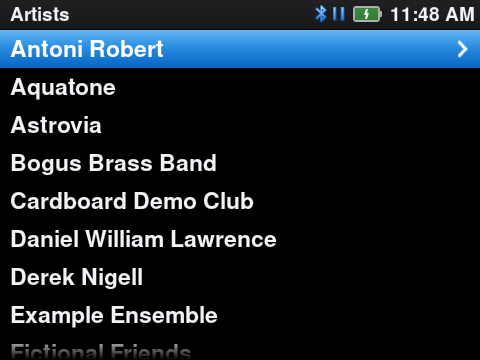
#> input picture site/media/artists-d.png, 480 x 360 px
$ python build_boot_logo.py ../site/media/artists-d.png out.png
#> lines starting #> are read from the running program, lines starting #| are printed output that depends on the picture
#!/usr/bin/env python3
"""Builds an MTK "LOGO" boot-splash partition (logo.bin) for the
Innioasis Y1 and Y2 devices.

The MTK LK (Little Kernel) bootloader expects a container holding 39 image streams:
  - Stream 0:  Primary boot logo (displayed during startup)
  - Stream 1-37: Battery charging animations, battery percentage numbers, low battery warnings
  - Stream 38: Secondary boot logo / fastboot splash

Container layout reverse-engineered from stock MTK firmware (tools/rom_assets/logo_stock_innioasis.bin):
  - Offset 0-3:   Magic 0x58881688 (88 16 88 58 in LE)
  - Offset 4-7:   uint32 LE total_size (partition data size read by mboot_common_load_logo)
  - Offset 8-11:  ASCII "LOGO"
  - Offset 12-511: Reserved MTK partition header padding (copied from stock reference)
  - Offset 512:   uint32 LE frame_count (39)
  - Offset 516:   uint32 LE total_size (cumulative size of table + all streams)
  - Offset 520..: frame_count x uint32 LE cumulative byte offsets measured from byte 512:
                  offset[0] = 520 + 4 * count - 512 = 164 (start of stream 0)
                  offset[i] = offset[i-1] + len(stream[i-1])
  - Offset 512 + offset[i]: zlib-compressed streams.
    Stream 0 and 38 are 480x360 RGB565 raw frames (345,600 bytes uncompressed).

Usage:
  python3 tools/build_boot_logo.py
  python3 tools/build_boot_logo.py docs/icons/icon.png tools/rom_assets/logo_classy.bin
  python3 tools/build_boot_logo.py "Classy" output/logo.bin
"""
import os
import struct
import sys
import zlib

from PIL import Image, ImageDraw, ImageFont
import numpy as np

W, H = 480, 360
FONT_PATH = "/usr/share/fonts/liberation/LiberationSans-Bold.ttf"
FONT_SIZE = 44

SCRIPT_DIR = os.path.dirname(os.path.abspath(__file__))
REPO_ROOT = os.path.dirname(SCRIPT_DIR)

DEFAULT_REFERENCE_LOGO = os.path.join(SCRIPT_DIR, "rom_assets", "logo_stock_innioasis.bin")
DEFAULT_ICON_PATH = os.path.join(REPO_ROOT, "docs", "icons", "icon.png")
DEFAULT_OUT_PATH = os.path.join(SCRIPT_DIR, "rom_assets", "logo_classy.bin")


def render_logo_image(icon_path: str, size: int = 320) -> Image.Image:
    """Renders a logo image centered on a 480x360 black canvas.
    A target size of 320px yields a 230px wide wordmark from docs/icons/icon.png,
    matching the footprint of the previous boot logo while preserving optical centering.
    """
#> called with icon_path = '../site/media/artists-d.png', size = 320
    icon = Image.open(icon_path).convert("RGBA")
    icon_resized = icon.resize((size, size), Image.Resampling.LANCZOS)
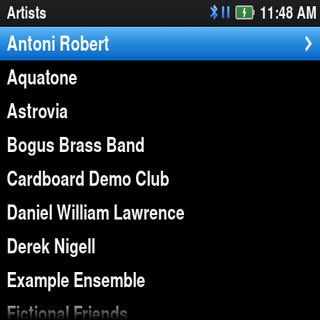
#> icon_resized: PIL image 320x320 RGBA; mean R, G, B, A 22.5, 32, 40.4, 255

    canvas = Image.new("RGB", (W, H), (0, 0, 0))
#> canvas: PIL image 480x360 RGB; every value is 0
    offset = ((W - size) // 2, (H - size) // 2)
    canvas.paste(icon_resized, offset, icon_resized)
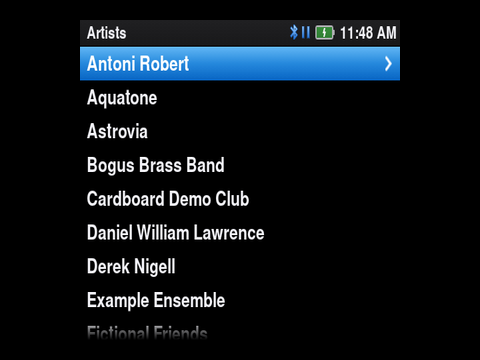
#> canvas: PIL image 480x360 RGB; mean R, G, B 13.3, 19, 23.9
    return canvas


def render_text_image(text: str) -> Image.Image:
    img = Image.new("RGB", (W, H), (0, 0, 0))
    draw = ImageDraw.Draw(img)
    font = ImageFont.truetype(FONT_PATH, FONT_SIZE)
    bbox = draw.textbbox((0, 0), text, font=font)
    tw, th = bbox[2] - bbox[0], bbox[3] - bbox[1]
    x = (W - tw) / 2 - bbox[0]
    y = (H - th) / 2 - bbox[1]
    draw.text((x, y), text, font=font, fill=(255, 255, 255))
    return img


def to_rgb565_bytes(img: Image.Image) -> bytes:
    arr = np.asarray(img.convert("RGB")).astype(np.uint16)
    r, g, b = arr[:, :, 0], arr[:, :, 1], arr[:, :, 2]
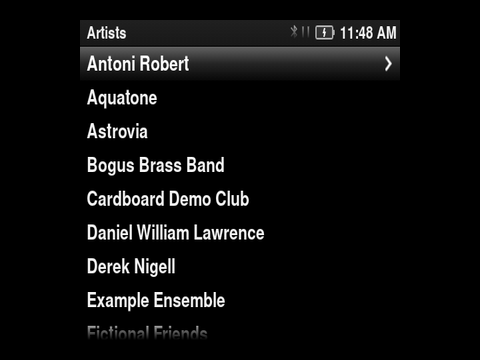
#> r: shape (360, 480) uint16; min 0, max 255, mean 13.3
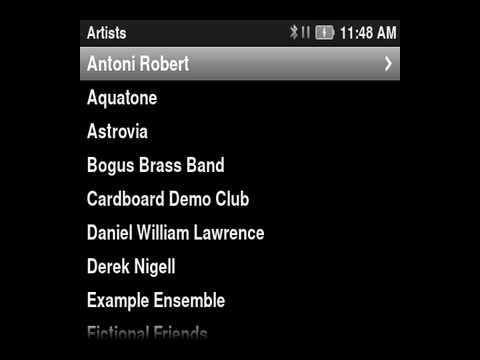
#> g: shape (360, 480) uint16; min 0, max 255, mean 19
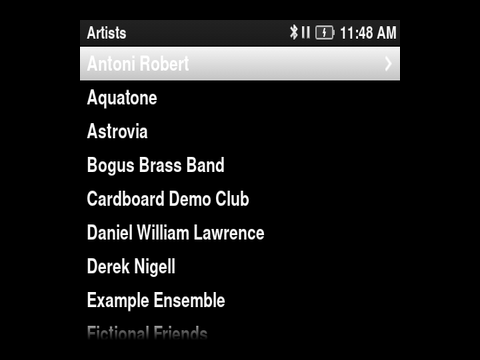
#> b: shape (360, 480) uint16; min 0, max 255, mean 23.9
    px565 = ((r >> 3) << 11) | ((g >> 2) << 5) | (b >> 3)
    return px565.astype("<u2").tobytes()


def build_logo_bin(img: Image.Image, reference_path: str) -> bytes:
    raw = to_rgb565_bytes(img)
    assert len(raw) == W * H * 2, "unexpected raw frame size"
    compressed = zlib.compress(raw, 9)

#> (the run stopped early here; a loop or call above may not have finished)

$ run again, on site/media/battery-low-d.png
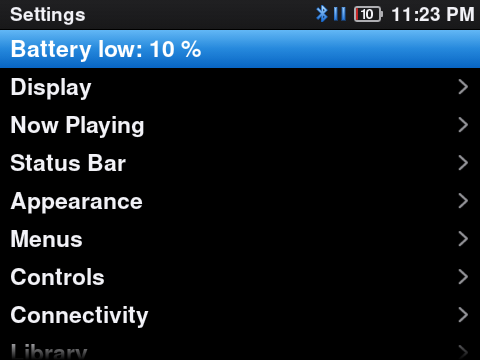
#> input picture site/media/battery-low-d.png, 480 x 360 px
#> in render_logo_image, `icon_resized = icon.resize((size, size), Image.Resampling.LANCZOS)`:
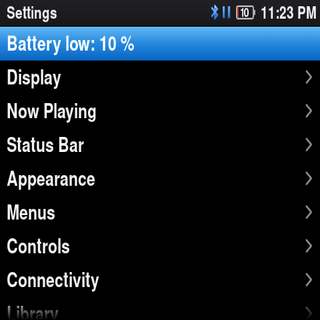
#> icon_resized: PIL image 320x320 RGBA; mean R, G, B, A 18, 27.4, 35.8, 255
#> in to_rgb565_bytes, `r, g, b = arr[:, :, 0], arr[:, :, 1], arr[:, :, 2]`:
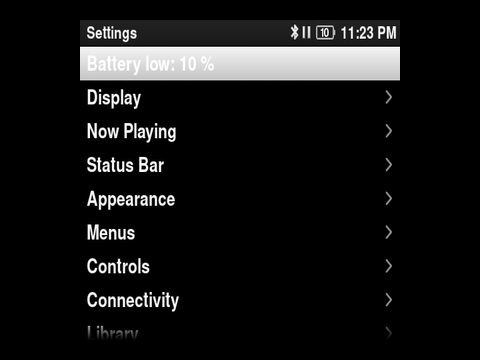
#> b: shape (360, 480) uint16; min 0, max 255, mean 21.2
